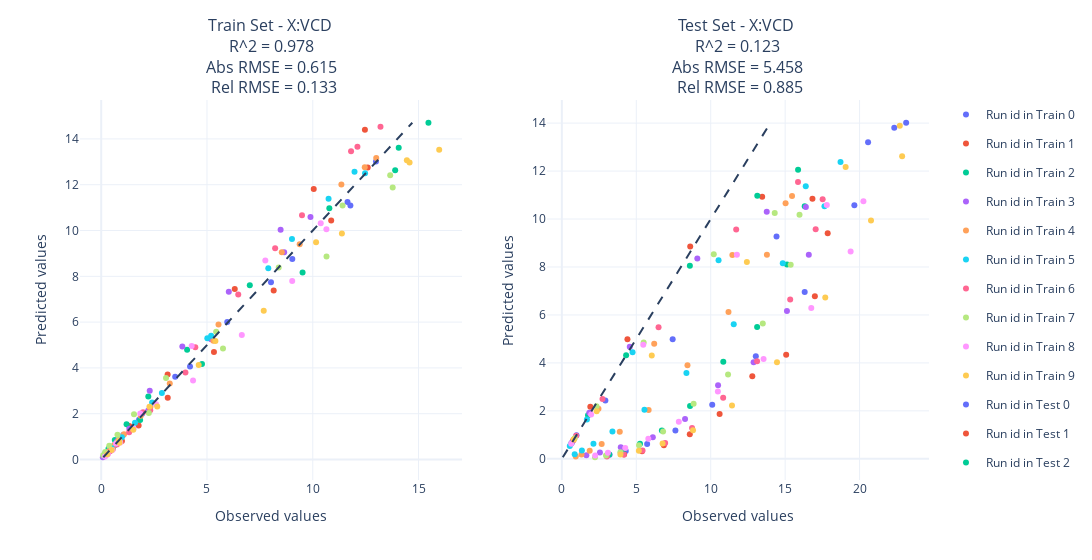
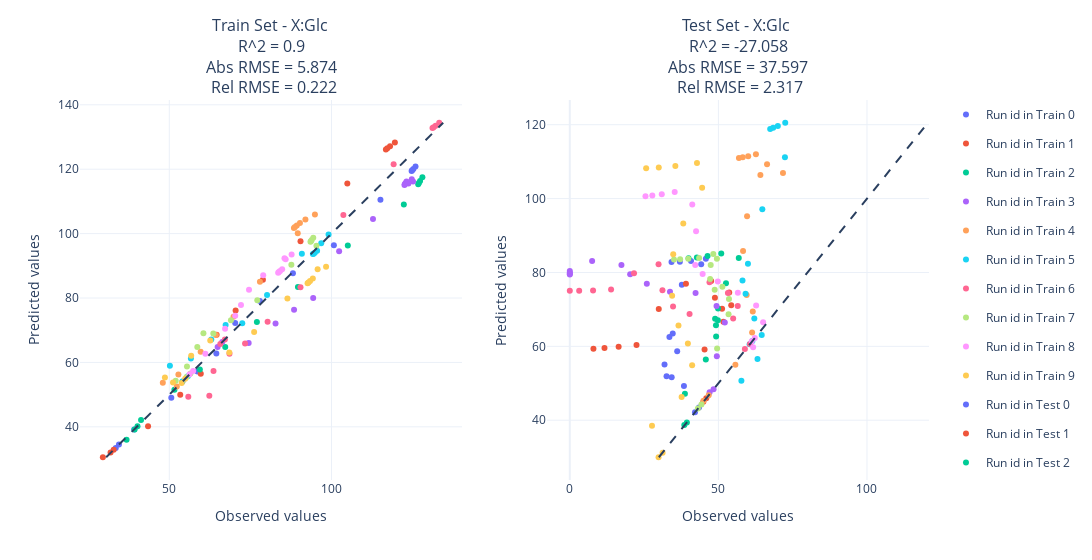

Here is the notebook cell these charts were saved with, in order:
### Code cell
X_pred = predict_multi_step_pls_model(Z=doe, multi_step_models=models, t_steps=15)
X_test_pred = predict_multi_step_pls_model(Z=doe_test, multi_step_models=models, t_steps=15)

plot_multi_step_pls_model_eval(
    X,
    X_pred,
    X_test,
    X_test_pred,
    X_columns = X_columns,
)

plot_relative_rmse_by_variables(
    X,
    X_pred,
    X_test,
    X_test_pred,
    X_columns = X_columns,
)

### Figure 1 — Plotly figure (JSON) as saved in the notebook; plotly's stock layout.template omitted (floating-point values rounded to 4 significant figures)
{"data": [{"legendgroup": "train_0", "mode": "markers", "name": "Run id in Train 0", "type": "scatter", "x": [0.6786, 1.788, 4.198, 8.025, 11.64, 12.99, 11.78, 9.033, 5.957, 3.496, 1.929, 1.038, 0.5547, 0.2953, 0.1569], "xaxis": "x", "y": [0.6786, 1.736, 4.057, 7.742, 11.25, 13.02, 11.1, 8.751, 6.005, 3.612, 2.0, 1.07, 0.5658, 0.2976, 0.1557], "yaxis": "y"}, {"legendgroup": "train_1", "mode": "markers", "name": "Run id in Train 1", "type": "scatter", "x": [0.5153, 1.328, 3.139, 6.312, 10.05, 12.47, 12.6, 10.87, 8.153, 5.329, 3.144, 1.767, 0.9787, 0.5395, 0.2967], "xaxis": "x", "y": [0.5153, 1.46, 3.708, 7.442, 11.81, 14.4, 12.75, 10.44, 7.375, 4.691, 2.694, 1.489, 0.814, 0.4433, 0.2411], "yaxis": "y"}, {"legendgroup": "train_2", "mode": "markers", "name": "Run id in Train 2", "type": "scatter", "x": [0.6173, 1.839, 4.763, 9.52, 13.9, 15.47, 14.06, 10.78, 7.024, 4.06, 2.225, 1.198, 0.6415, 0.3425, 0.1826], "xaxis": "x", "y": [0.6173, 1.73, 4.171, 8.165, 12.63, 14.71, 13.61, 10.97, 7.609, 4.792, 2.75, 1.535, 0.8503, 0.47, 0.2597], "yaxis": "y"}, {"legendgroup": "train_3", "mode": "markers", "name": "Run id in Train 3", "type": "scatter", "x": [0.7908, 2.223, 5.19, 8.648, 9.892, 8.48, 6.03, 3.834, 2.293, 1.329, 0.7591, 0.4299, 0.2423, 0.1362, 0.07648], "xaxis": "x", "y": [0.7908, 2.139, 5.252, 9.056, 10.59, 10.04, 7.328, 4.939, 3.005, 1.346, 0.8077, 0.4807, 0.2843, 0.1676, 0.0989], "yaxis": "y"}, {"legendgroup": "train_4", "mode": "markers", "name": "Run id in Train 4", "type": "scatter", "x": [0.8724, 2.327, 5.302, 9.383, 12.46, 13.0, 11.35, 8.537, 5.545, 3.241, 1.867, 1.077, 0.6221, 0.36, 0.2085], "xaxis": "x", "y": [0.8724, 2.305, 5.188, 9.399, 12.76, 13.17, 12.01, 9.052, 5.899, 3.318, 1.916, 1.1, 0.6295, 0.3599, 0.2056], "yaxis": "y"}, {"legendgroup": "train_5", "mode": "markers", "name": "Run id in Train 5", "type": "scatter", "x": [0.9745, 2.407, 5.196, 9.018, 11.98, 12.47, 10.75, 7.898, 5.015, 2.867, 1.595, 0.8835, 0.4884, 0.2697, 0.1489], "xaxis": "x", "y": [0.9745, 2.486, 5.402, 9.624, 12.56, 12.5, 11.39, 8.35, 5.299, 2.901, 1.602, 0.8917, 0.4984, 0.279, 0.1563], "yaxis": "y"}, {"legendgroup": "train_6", "mode": "markers", "name": "Run id in Train 6", "type": "scatter", "x": [0.7806, 1.976, 4.447, 8.222, 11.81, 13.2, 12.11, 9.492, 6.477, 3.982, 2.318, 1.319, 0.744, 0.418, 0.2343], "xaxis": "x", "y": [0.7806, 2.063, 4.905, 9.227, 13.46, 14.53, 13.66, 10.66, 7.203, 3.801, 2.156, 1.195, 0.658, 0.3611, 0.1979], "yaxis": "y"}, {"legendgroup": "train_7", "mode": "markers", "name": "Run id in Train 7", "type": "scatter", "x": [0.7296, 2.251, 5.757, 10.65, 13.78, 13.66, 11.41, 8.391, 5.433, 3.062, 1.55, 0.7674, 0.3798, 0.1879, 0.09295], "xaxis": "x", "y": [0.7296, 2.032, 4.844, 8.86, 11.88, 12.42, 11.09, 8.388, 5.577, 3.565, 1.977, 1.085, 0.5963, 0.3283, 0.1812], "yaxis": "y"}, {"legendgroup": "train_8", "mode": "markers", "name": "Run id in Train 8", "type": "scatter", "x": [0.699, 1.848, 4.275, 7.758, 10.38, 10.65, 9.029, 6.646, 4.341, 2.593, 1.528, 0.8995, 0.5296, 0.3118, 0.1837], "xaxis": "x", "y": [0.699, 2.011, 4.962, 8.694, 10.32, 10.06, 7.801, 5.44, 3.449, 2.414, 1.341, 0.7446, 0.4165, 0.2345, 0.1328], "yaxis": "y"}, {"legendgroup": "train_9", "mode": "markers", "name": "Run id in Train 9", "type": "scatter", "x": [0.8418, 2.279, 5.398, 10.16, 14.45, 15.98, 14.58, 11.38, 7.683, 4.608, 2.648, 1.515, 0.865, 0.4936, 0.2816], "xaxis": "x", "y": [0.8418, 2.304, 5.176, 9.483, 13.07, 13.53, 12.97, 9.869, 6.5, 4.13, 2.32, 1.302, 0.7329, 0.4132, 0.2333], "yaxis": "y"}, {"legendgroup": "test_0", "mode": "markers", "name": "Run id in Test 0", "type": "scatter", "x": [0.9847, 2.925, 7.444, 14.42, 20.57, 23.13, 22.33, 19.65, 16.31, 13.03, 10.1, 7.629, 5.731, 4.294, 3.208], "xaxis": "x2", "y": [0.9847, 2.434, 4.989, 9.277, 13.2, 14.02, 13.8, 10.58, 6.959, 4.28, 2.251, 1.18, 0.6192, 0.3248, 0.1697], "yaxis": "y2"}, {"legendgroup": "test_1", "mode": "markers", "name": "Run id in Test 1", "type": "scatter", "x": [0.7602, 1.914, 4.408, 8.623, 13.46, 16.83, 17.86, 17.0, 15.07, 12.79, 10.6, 8.595, 6.854, 5.388, 4.183], "xaxis": "x2", "y": [0.7602, 2.169, 4.988, 8.853, 10.93, 10.84, 9.412, 6.784, 4.344, 3.442, 1.872, 1.027, 0.57, 0.3187, 0.1792], "yaxis": "y2"}, {"legendgroup": "test_2", "mode": "markers", "name": "Run id in Test 2", "type": "scatter", "x": [0.6378, 1.76, 4.32, 8.6, 13.13, 15.87, 16.31, 15.13, 13.12, 10.85, 8.612, 6.721, 5.25, 4.092, 3.18], "xaxis": "x2", "y": [0.6378, 1.813, 4.319, 8.054, 10.97, 12.05, 10.53, 8.1, 5.497, 4.044, 2.202, 1.179, 0.6318, 0.3393, 0.1825], "yaxis": "y2"}, {"legendgroup": "test_3", "mode": "markers", "name": "Run id in Test 3", "type": "scatter", "x": [0.6684, 1.848, 4.564, 9.102, 13.76, 16.39, 16.59, 15.12, 12.88, 10.49, 8.276, 6.112, 3.96, 2.558, 1.649], "xaxis": "x2", "y": [0.6684, 1.926, 4.678, 8.358, 10.3, 10.5, 8.515, 6.166, 4.029, 3.073, 1.664, 0.8957, 0.4851, 0.2644, 0.1448], "yaxis": "y2"}, {"legendgroup": "test_4", "mode": "markers", "name": "Run id in Test 4", "type": "scatter", "x": [0.8214, 2.462, 6.205, 11.46, 15.03, 15.46, 13.78, 11.19, 8.44, 5.832, 3.893, 2.677, 1.872, 1.321, 0.9374], "xaxis": "x2", "y": [0.8214, 2.084, 4.794, 8.502, 10.66, 10.96, 8.51, 6.128, 3.906, 2.037, 1.128, 0.6145, 0.3329, 0.1801, 0.09731], "yaxis": "y2"}, {"legendgroup": "test_5", "mode": "markers", "name": "Run id in Test 5", "type": "scatter", "x": [0.5357, 1.685, 4.751, 10.53, 16.38, 18.72, 17.64, 14.84, 11.55, 8.369, 5.551, 3.4, 2.124, 1.348, 0.8645], "xaxis": "x2", "y": [0.5357, 1.645, 4.439, 8.284, 11.37, 12.38, 10.53, 8.157, 5.617, 3.582, 2.047, 1.136, 0.6273, 0.3463, 0.1916], "yaxis": "y2"}, {"legendgroup": "test_6", "mode": "markers", "name": "Run id in Test 6", "type": "scatter", "x": [0.9643, 2.731, 6.497, 11.71, 15.87, 17.52, 17.05, 15.34, 13.12, 10.84, 8.748, 6.94, 5.421, 4.158, 3.027], "xaxis": "x2", "y": [0.9643, 2.498, 5.482, 9.567, 11.55, 10.83, 9.573, 6.647, 4.071, 2.543, 1.282, 0.6601, 0.3455, 0.1824, 0.09652], "yaxis": "y2"}, {"legendgroup": "test_7", "mode": "markers", "name": "Run id in Test 7", "type": "scatter", "x": [0.8622, 2.331, 5.497, 10.21, 14.3, 15.97, 15.37, 13.5, 11.16, 8.851, 6.801, 5.186, 3.932, 2.967, 2.229], "xaxis": "x2", "y": [0.8622, 2.188, 4.85, 8.528, 10.25, 10.18, 8.095, 5.64, 3.512, 2.297, 1.139, 0.5615, 0.2766, 0.1356, 0.06565], "yaxis": "y2"}, {"legendgroup": "test_8", "mode": "markers", "name": "Run id in Test 8", "type": "scatter", "x": [0.6276, 1.967, 5.47, 11.76, 17.8, 20.26, 19.4, 16.76, 13.55, 10.48, 7.857, 5.811, 4.258, 3.097, 2.24], "xaxis": "x2", "y": [0.6276, 1.848, 4.752, 8.513, 10.59, 10.74, 8.642, 6.292, 4.159, 2.805, 1.545, 0.8387, 0.4564, 0.2494, 0.137], "yaxis": "y2"}, {"legendgroup": "test_9", "mode": "markers", "name": "Run id in Test 9", "type": "scatter", "x": [0.801, 2.339, 6.042, 12.43, 19.06, 22.7, 22.86, 20.77, 17.7, 14.45, 11.43, 8.811, 6.768, 5.175, 3.938], "xaxis": "x2", "y": [0.801, 1.988, 4.305, 8.211, 12.17, 13.89, 12.62, 9.939, 6.729, 4.03, 2.221, 1.196, 0.6394, 0.3405, 0.1806], "yaxis": "y2"}], "layout": {"annotations": [{"font": {"size": 16}, "showarrow": false, "text": "Train Set - X:VCD <br> R^2 = 0.978 <br> Abs RMSE = 0.615 <br> Rel RMSE = 0.133", "x": 0.225, "xanchor": "center", "xref": "paper", "y": 1, "yanchor": "bottom", "yref": "paper"}, {"font": {"size": 16}, "showarrow": false, "text": "Test Set - X:VCD <br> R^2 = 0.123 <br> Abs RMSE = 5.458 <br> Rel RMSE = 0.885", "x": 0.775, "xanchor": "center", "xref": "paper", "y": 1, "yanchor": "bottom", "yref": "paper"}], "shapes": [{"layer": "above", "line": {"dash": "dash"}, "type": "line", "x0": 0.0989, "x1": 14.71, "y0": 0.0989, "y1": 14.71}, {"layer": "above", "line": {"dash": "dash"}, "type": "line", "x0": 0.06565, "x1": 14.02, "xref": "x2", "y0": 0.06565, "y1": 14.02, "yref": "y2"}], "width": 1600, "xaxis": {"anchor": "y", "domain": [0, 0.45], "title": {"text": "Observed values"}}, "xaxis2": {"anchor": "y2", "domain": [0.55, 1], "title": {"text": "Observed values"}}, "yaxis": {"anchor": "x", "domain": [0, 1], "title": {"text": "Predicted values"}}, "yaxis2": {"anchor": "x2", "domain": [0, 1], "title": {"text": "Predicted values"}}}}

### Figure 2 — Plotly figure (JSON) as saved in the notebook; plotly's stock layout.template omitted (floating-point values rounded to 4 significant figures)
{"data": [{"legendgroup": "train_0", "mode": "markers", "name": "Run id in Train 0", "type": "scatter", "x": [34.49, 33.5, 39.18, 50.62, 58.68, 64.5, 70.31, 77.91, 88.11, 100.7, 115.1, 125.9, 125.2, 124.9, 124.7], "xaxis": "x", "y": [34.49, 33.41, 39.15, 49.04, 57.16, 62.74, 72.22, 79.1, 87.73, 96.41, 110.5, 120.9, 120.1, 119.6, 119.4], "yaxis": "y"}, {"legendgroup": "train_1", "mode": "markers", "name": "Run id in Train 1", "type": "scatter", "x": [32.86, 31.9, 29.52, 43.45, 53.38, 59.7, 64.59, 70.45, 78.86, 90.45, 104.9, 119.5, 118.0, 117.2, 116.8], "xaxis": "x", "y": [32.86, 32.0, 30.55, 40.14, 49.97, 56.46, 68.56, 76.14, 85.65, 97.65, 115.6, 128.3, 127.2, 126.5, 126.1], "yaxis": "y"}, {"legendgroup": "train_2", "mode": "markers", "name": "Run id in Train 2", "type": "scatter", "x": [40.2, 39.31, 36.83, 41.3, 51.58, 59.42, 67.24, 77.0, 89.65, 105.0, 122.3, 128.0, 127.3, 126.9, 126.7], "xaxis": "x", "y": [40.2, 39.19, 36.02, 42.14, 51.54, 57.79, 64.78, 72.59, 83.43, 96.31, 109.0, 117.5, 116.3, 115.7, 115.4], "yaxis": "y"}, {"legendgroup": "train_3", "mode": "markers", "name": "Run id in Train 3", "type": "scatter", "x": [66.33, 64.9, 74.47, 82.75, 88.46, 94.35, 102.4, 112.8, 125.1, 124.7, 123.7, 123.1, 122.8, 122.6, 122.5], "xaxis": "x", "y": [66.33, 64.78, 66.04, 72.06, 76.32, 80.03, 94.49, 104.5, 116.1, 116.9, 115.5, 116.2, 115.7, 115.3, 115.1], "yaxis": "y"}, {"legendgroup": "train_4", "mode": "markers", "name": "Run id in Train 4", "type": "scatter", "x": [54.08, 52.32, 48.01, 52.81, 59.67, 64.36, 69.79, 77.94, 89.6, 94.89, 91.96, 90.27, 89.3, 88.74, 88.41], "xaxis": "x", "y": [54.08, 52.51, 53.66, 56.29, 63.32, 68.49, 74.16, 85.05, 100.1, 105.9, 104.4, 103.3, 102.5, 102.0, 101.8], "yaxis": "y"}, {"legendgroup": "train_5", "mode": "markers", "name": "Run id in Train 5", "type": "scatter", "x": [55.71, 54.04, 50.19, 56.66, 62.95, 67.36, 72.5, 80.14, 90.86, 99.1, 96.82, 95.56, 94.86, 94.48, 94.26], "xaxis": "x", "y": [55.71, 54.09, 58.95, 61.2, 67.12, 71.59, 72.15, 80.95, 93.78, 99.75, 96.99, 94.67, 94.07, 93.77, 93.63], "yaxis": "y"}, {"legendgroup": "train_6", "mode": "markers", "name": "Run id in Train 6", "type": "scatter", "x": [67.14, 65.72, 62.34, 55.86, 63.63, 68.55, 73.36, 80.31, 90.44, 103.7, 119.2, 133.2, 132.1, 131.5, 131.1], "xaxis": "x", "y": [67.14, 65.73, 49.65, 49.36, 57.33, 62.68, 65.84, 72.66, 83.33, 105.8, 121.6, 134.4, 133.5, 133.0, 132.8], "yaxis": "y"}, {"legendgroup": "train_7", "mode": "markers", "name": "Run id in Train 7", "type": "scatter", "x": [56.53, 55.33, 51.97, 55.45, 58.64, 60.52, 63.57, 69.01, 77.13, 87.63, 95.36, 94.38, 93.89, 93.65, 93.53], "xaxis": "x", "y": [56.53, 55.47, 54.27, 58.73, 64.76, 69.06, 68.99, 73.06, 79.33, 90.33, 96.25, 98.74, 98.04, 97.66, 97.45], "yaxis": "y"}, {"legendgroup": "train_8", "mode": "markers", "name": "Run id in Train 8", "type": "scatter", "x": [57.35, 56.26, 61.12, 67.2, 70.32, 72.1, 74.58, 78.95, 85.51, 87.7, 85.87, 84.79, 84.15, 83.78, 83.56], "xaxis": "x", "y": [57.35, 56.31, 62.69, 70.48, 74.49, 77.83, 82.55, 87.09, 92.32, 93.48, 92.03, 88.91, 88.42, 88.1, 87.88], "yaxis": "y"}, {"legendgroup": "train_9", "mode": "markers", "name": "Run id in Train 9", "type": "scatter", "x": [54.9, 53.83, 51.14, 48.65, 56.75, 62.63, 68.51, 76.16, 86.41, 98.32, 95.73, 94.24, 93.38, 92.9, 92.62], "xaxis": "x", "y": [54.9, 53.63, 53.79, 55.32, 62.07, 66.85, 63.05, 69.47, 79.88, 89.72, 88.97, 86.08, 85.27, 84.84, 84.61], "yaxis": "y"}, {"legendgroup": "test_0", "mode": "markers", "name": "Run id in Test 0", "type": "scatter", "x": [43.47, 42.12, 38.4, 34.28, 36.13, 34.63, 32.55, 31.88, 33.52, 37.69, 44.21, 45.79, 40.79, 37.04, 34.23], "xaxis": "x2", "y": [43.47, 42.17, 49.25, 51.64, 58.7, 63.46, 51.9, 55.1, 62.5, 76.64, 82.2, 83.7, 83.12, 82.89, 82.85], "yaxis": "y2"}, {"legendgroup": "test_1", "mode": "markers", "name": "Run id in Test 1", "type": "scatter", "x": [45.92, 44.94, 45.34, 51.67, 54.32, 53.64, 51.24, 48.83, 47.56, 39.08, 29.94, 22.45, 16.43, 11.67, 7.953], "xaxis": "x2", "y": [45.92, 45.02, 59.14, 66.65, 71.1, 74.61, 70.17, 73.16, 77.7, 76.95, 70.09, 60.37, 59.86, 59.55, 59.36], "yaxis": "y2"}, {"legendgroup": "test_2", "mode": "markers", "name": "Run id in Test 2", "type": "scatter", "x": [39.39, 38.53, 38.73, 45.76, 49.24, 49.82, 49.18, 48.89, 49.88, 52.55, 56.86, 50.96, 46.36, 42.76, 39.97], "xaxis": "x2", "y": [39.39, 38.69, 47.2, 56.42, 62.68, 67.05, 65.71, 67.48, 70.26, 77.11, 83.9, 85.12, 84.46, 84.08, 83.86], "yaxis": "y2"}, {"legendgroup": "test_3", "mode": "markers", "name": "Run id in Test 3", "type": "scatter", "x": [48.37, 47.04, 49.48, 52.15, 49.37, 42.32, 33.71, 25.92, 20.31, 17.38, 7.512, 5.55e-06, -1.164e-08, -7.552e-10, 5.426e-10], "xaxis": "x2", "y": [48.37, 47.56, 57.29, 66.43, 70.93, 74.42, 74.8, 76.94, 79.53, 81.99, 83.08, 80.42, 79.92, 79.62, 79.42], "yaxis": "y2"}, {"legendgroup": "test_4", "mode": "markers", "name": "Run id in Test 4", "type": "scatter", "x": [46.73, 44.99, 55.71, 61.34, 61.57, 59.5, 58.3, 59.65, 64.13, 71.73, 66.37, 62.62, 60.03, 58.2, 56.91], "xaxis": "x2", "y": [46.73, 45.28, 55.04, 63.77, 69.43, 73.88, 85.82, 95.2, 106.4, 106.9, 109.3, 112.0, 111.5, 111.2, 111.0], "yaxis": "y2"}, {"legendgroup": "test_5", "mode": "markers", "name": "Run id in Test 5", "type": "scatter", "x": [61.43, 60.5, 57.74, 63.15, 64.58, 62.09, 59.15, 58.11, 59.94, 64.78, 72.39, 72.49, 70.0, 68.43, 67.43], "xaxis": "x2", "y": [61.43, 60.59, 50.71, 56.56, 63.05, 67.57, 74.26, 77.84, 82.39, 97.14, 111.2, 120.5, 119.7, 119.2, 118.9], "yaxis": "y2"}, {"legendgroup": "test_6", "mode": "markers", "name": "Run id in Test 6", "type": "scatter", "x": [60.61, 58.92, 54.97, 56.5, 53.2, 47.01, 40.3, 34.74, 31.17, 29.86, 21.61, 13.89, 7.831, 3.156, 0.001034], "xaxis": "x2", "y": [60.61, 59.31, 67.56, 70.89, 74.43, 77.34, 68.76, 70.8, 75.19, 82.2, 79.75, 75.37, 75.13, 75.03, 75.02], "yaxis": "y2"}, {"legendgroup": "test_7", "mode": "markers", "name": "Run id in Test 7", "type": "scatter", "x": [44.29, 43.09, 49.57, 53.42, 53.56, 51.34, 48.75, 47.22, 47.41, 49.5, 48.29, 43.51, 39.87, 37.12, 35.05], "xaxis": "x2", "y": [44.29, 43.14, 59.41, 68.69, 72.81, 76.13, 75.33, 78.2, 82.04, 83.7, 85.02, 83.93, 83.69, 83.57, 83.52], "yaxis": "y2"}, {"legendgroup": "test_8", "mode": "markers", "name": "Run id in Test 8", "type": "scatter", "x": [62.24, 61.22, 61.69, 65.04, 62.7, 56.55, 49.81, 44.7, 42.21, 42.48, 41.21, 35.3, 30.95, 27.77, 25.47], "xaxis": "x2", "y": [62.24, 61.37, 59.74, 66.54, 71.07, 74.51, 77.54, 79.59, 82.03, 91.17, 98.36, 101.7, 101.2, 100.9, 100.6], "yaxis": "y2"}, {"legendgroup": "test_9", "mode": "markers", "name": "Run id in Test 9", "type": "scatter", "x": [31.22, 29.87, 27.66, 37.62, 41.16, 39.72, 36.57, 34.43, 34.8, 38.19, 44.53, 42.79, 35.51, 29.94, 25.69], "xaxis": "x2", "y": [31.22, 29.97, 38.5, 46.26, 54.89, 60.78, 65.66, 73.69, 84.9, 93.23, 103.0, 109.6, 108.8, 108.4, 108.2], "yaxis": "y2"}], "layout": {"annotations": [{"font": {"size": 16}, "showarrow": false, "text": "Train Set - X:Glc <br> R^2 = 0.9 <br> Abs RMSE = 5.874 <br> Rel RMSE = 0.222", "x": 0.225, "xanchor": "center", "xref": "paper", "y": 1, "yanchor": "bottom", "yref": "paper"}, {"font": {"size": 16}, "showarrow": false, "text": "Test Set - X:Glc <br> R^2 = -27.058 <br> Abs RMSE = 37.597 <br> Rel RMSE = 2.317", "x": 0.775, "xanchor": "center", "xref": "paper", "y": 1, "yanchor": "bottom", "yref": "paper"}], "shapes": [{"layer": "above", "line": {"dash": "dash"}, "type": "line", "x0": 30.55, "x1": 134.4, "y0": 30.55, "y1": 134.4}, {"layer": "above", "line": {"dash": "dash"}, "type": "line", "x0": 29.97, "x1": 120.5, "xref": "x2", "y0": 29.97, "y1": 120.5, "yref": "y2"}], "width": 1600, "xaxis": {"anchor": "y", "domain": [0, 0.45], "title": {"text": "Observed values"}}, "xaxis2": {"anchor": "y2", "domain": [0.55, 1], "title": {"text": "Observed values"}}, "yaxis": {"anchor": "x", "domain": [0, 1], "title": {"text": "Predicted values"}}, "yaxis2": {"anchor": "x2", "domain": [0, 1], "title": {"text": "Predicted values"}}}}
